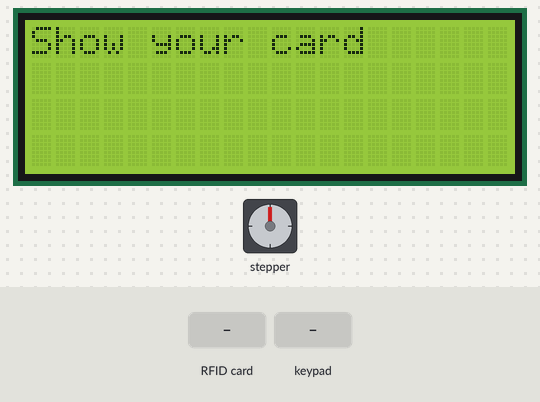
Bench run of a sketch on a simulated Arduino Mega 2560, built with avr-gcc and run on an emulated ATmega2560. Parts: stepper motor, 20×4 character LCD. Wiring (inferred from the names in the program): stepper motor driver (200 steps per turn assumed): step pin 2; direction pin 3. The inputs (shaded band) are chosen by the test bench. What the sketch prints to the serial monitor is not drawn.

Above: at 1.3 s.
1.4 s: RFID card 03 42 25 FD held to the reader
At 3.1 s:
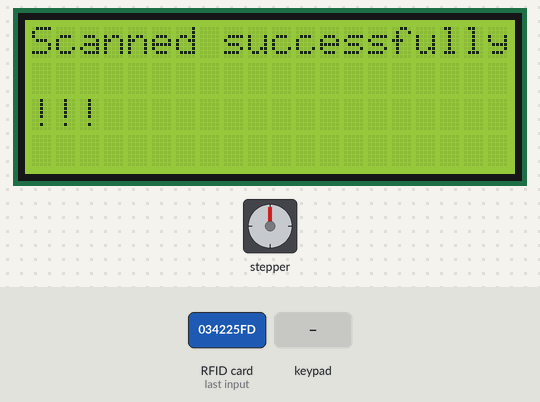
5.5 s: keypad keys 1 3 1 2 1 1 1 0 pressed 1.489 s apart
At 7.7 s:
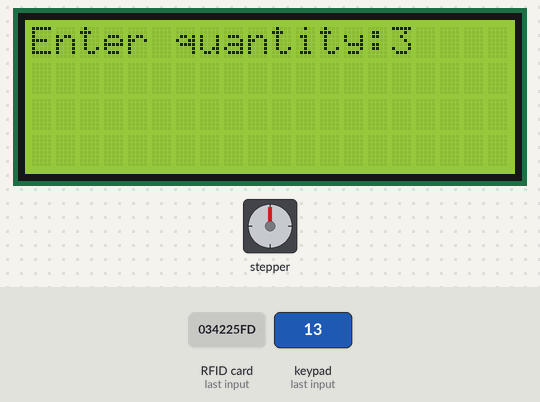
18.9 s: keypad keys 1 3 1 2 1 1 1 0 # pressed 1.489 s apart
At 33.6 s:
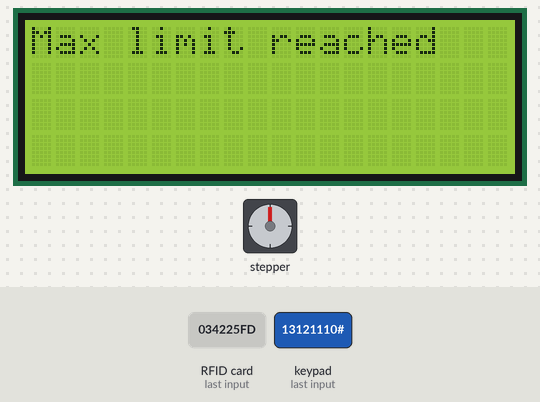
34.3 s: RFID card 5E 7A 19 C4 held to the reader
At 36.3 s:
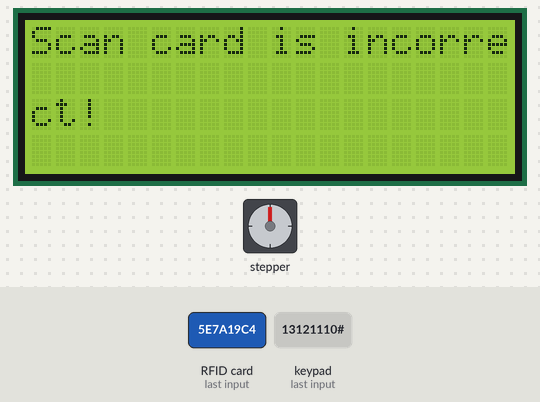
38.4 s: RFID card 33 93 41 C8 held to the reader
At 41.0 s:
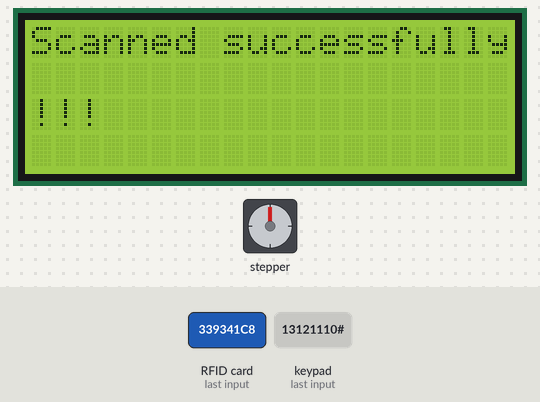
41.4 s: key 'A' pressed
At 43.4 s:
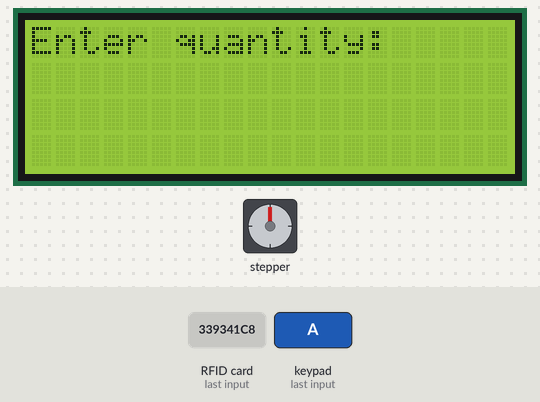
Timing chart, 0 to 44.4 s (numbered marks = the images above; inputs shaded):
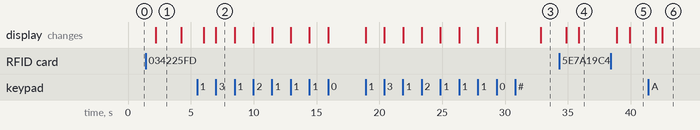

The sketch:

merged_one_code.ino
```cpp
#include <SPI.h>
#include "MFRC522.h"
#include <Wire.h>
#include <Keypad.h>
#include <LiquidCrystal_I2C.h>

#define SS_PIN 53
#define RST_PIN 49
#define STEP_PIN 2
#define DIR_PIN 3


MFRC522 mfrc522(SS_PIN, RST_PIN);

const byte ROWS = 4;
const byte COLS = 4;
char keys[ROWS][COLS] = {
  {'1', '2', '3', 'A'},
  {'4', '5', '6', 'B'},
  {'7', '8', '9', 'C'},
  {'*', '0', '#', 'D'}
};
byte rowPins[ROWS] = {13, 12, 11, 10};
byte colPins[COLS] = {9, 8, 7, 6};
Keypad keypad = Keypad(makeKeymap(keys), rowPins, colPins, ROWS, COLS);

LiquidCrystal_I2C lcd(0x27, 20, 4);

int in3 = 8;
int in4 = 9;
int speedPin = 10; // Assuming PWM pin for speed control

void setup() {
  Serial.begin(115200);
  SPI.begin();
  mfrc522.PCD_Init();

  lcd.init();
  lcd.backlight();

  pinMode(STEP_PIN, OUTPUT);
  pinMode(DIR_PIN, OUTPUT);
  pinMode(in3, OUTPUT);
  pinMode(in4, OUTPUT);
  pinMode(speedPin, OUTPUT);
}

void loop() {
  lcd.clear();
  lcd.setCursor(0, 0);
  lcd.print("Show your card");
  delay(1000);

  if (mfrc522.PICC_IsNewCardPresent() && mfrc522.PICC_ReadCardSerial()) {
    String uid = getCardUID();
    Serial.println(uid);
    if (isValidCard(uid)) {
      lcd.clear();
      lcd.setCursor(0, 0);
      lcd.print("Scanned successfully!!!");
      delay(2000);
      lcd.setCursor(0, 0);
      lcd.clear();
      lcd.print("Choose option :");
      lcd.setCursor(0, 1);
      lcd.print("1. Pen");
      lcd.setCursor(0, 2);
      lcd.print("2. Pencil");
      lcd.setCursor(0, 3);
      lcd.print("3. Paper");
      char key = waitForKey();
      if (key) {
        Serial.println(key);
      }
      delay(500);
      lcd.clear();
      lcd.print("Enter quantity:");
      int quantity = readQuantity(); // Read quantity from user input
      delay(2000); // Delay for 2 seconds

      if (key == '1') {
        if (quantity > 10) {
          lcd.clear();
          lcd.print("Max limit reached");
          delay(2000);
        } else {
          dispensePen(quantity);
        }
      } else if (key == '2') {
        if (quantity > 10) {
          lcd.clear();
          lcd.print("Max limit reached");
          delay(2000);
        } else {
          dispensePencil(quantity);
        }
      } else if (key == '3') {
        if (quantity > 30) {
          lcd.clear();
          lcd.print("Max limit reached");
          delay(2000);
        } else {
          dispensePaper(quantity);
        }
      }
    } else {
      Serial.println("Access denied!");
      lcd.setCursor(0, 0);
      lcd.print("Scan card is incorrect!");
      delay(3000);
    }
    mfrc522.PICC_HaltA();
    mfrc522.PCD_StopCrypto1();
  }
}

String getCardUID() {
  String uid = "";
  for (byte i = 0; i < mfrc522.uid.size; i++) {
    uid += String(mfrc522.uid.uidByte[i] < 0x10 ? " 0" : " ");
    uid += String(mfrc522.uid.uidByte[i], HEX);
  }
  return uid;
}

bool isValidCard(String cardUID) {
  String validCards[] = {
    " 03 42 25 fd",
    " 33 93 41 c8",
    " d3 9c a9 c9"
  };
  int validCardsLen = 3;

  for (int i = 0; i < validCardsLen; i++) {
    if (validCards[i] == cardUID) {
      return true;
    }
  }
  return false;
}

char waitForKey() {
  char key = keypad.getKey();
  while (!key) {
    key = keypad.getKey();
  }
  return key;
}

int readQuantity() {
  String quantityStr = "";
  while (true) {
    char key = waitForKey();
    if (key == '#') { // Exit loop if '#' is pressed
      break;
    }
    if (key >= '0' && key <= '9') {
      quantityStr += key;
      lcd.print(key); // Display the entered digit on the LCD
    }
  }
  return quantityStr.toInt(); // Convert string to integer
}

void dispensePen(int quantity) {
  for (int i = 0; i < quantity; i++) {
    lcd.clear();
    lcd.print("Pen coming");
    digitalWrite(STEP_PIN, HIGH);
    delay(5000);
    digitalWrite(STEP_PIN, LOW);
    delay(2000); // Delay after each dispense
  }
}

void dispensePencil(int quantity) {
  for (int i = 0; i < quantity; i++) {
    lcd.clear();
    lcd.print("Pencil coming");
    digitalWrite(STEP_PIN, HIGH);
    delay(5000);
    digitalWrite(STEP_PIN, LOW);
    delay(2000); // Delay after each dispense
  }
}

void dispensePaper(int quantity) {
  for (int i = 0; i < quantity; i++) {
    lcd.clear();
    lcd.print("Paper coming");
    digitalWrite(in3, LOW);
    digitalWrite(in4, HIGH);
    int speed = 150; // Adjust this value to set the speed (between 0 and 255)
    analogWrite(speedPin, speed);
    delay(5000); // Adjust this delay according to your paper dispensing time
    digitalWrite(in3, LOW);
    digitalWrite(in4, LOW);
    delay(2000); // Delay after each dispense
  }
}
```

Measured:
- after the input at 1.4 s, the display: changes after 0.80 s (image 1)
- after the input at 5.5 s, the display: first changes after 0.52 s (image 2 shows a later state)
- after the input at 18.9 s, the display: first changes at once (image 3 shows a later state)
- after the input at 34.3 s, the display: first differs from a run without the input after 1.6 s (image 4)
- after the input at 38.4 s, the display: first differs from a run without the input after 1.5 s (image 5)
- after the input at 41.4 s, the display: first differs from a run without the input after 1.1 s (image 6)
- what the display in image 1 shows lasts 2.0 s, from 2.2 s to 4.2 s
